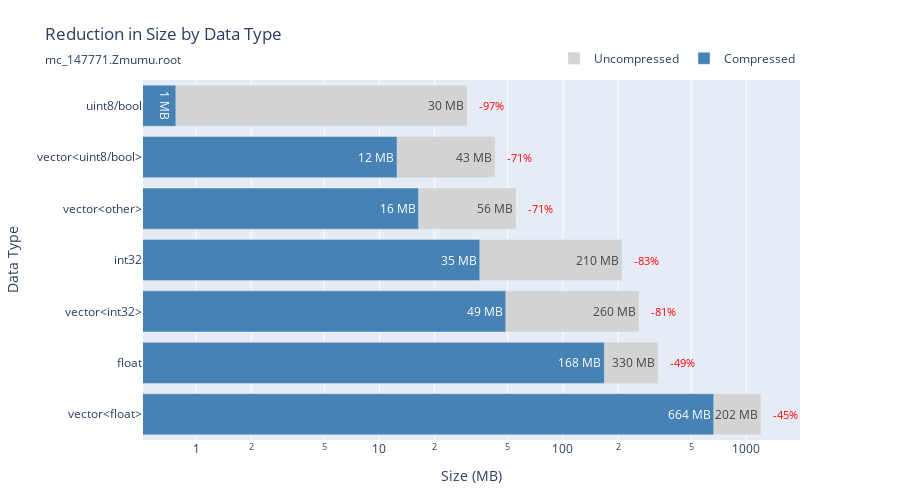

Notebook code for this chart:
### Markdown cell above
# Visualization

### Code cell
fig = plot_reduction_by_dtype(tree_summary, filepath)
fig.show()

### Figure 1 — Plotly figure (JSON) as saved in the notebook; plotly's stock layout.template omitted (floating-point values rounded to 4 significant figures)
{"data": [{"marker": {"color": "lightgray"}, "name": "Uncompressed", "orientation": "h", "text": ["1202 MB", "330 MB", "260 MB", "210 MB", "56 MB", "43 MB", "30 MB"], "textposition": "inside", "type": "bar", "x": [1202.0, 330.1, 260.0, 210.0, 55.51, 42.76, 30.12], "y": ["vector<float>", "float", "vector<int32>", "int32", "vector<other>", "vector<uint8/bool>", "uint8/bool"]}, {"marker": {"color": "steelblue"}, "name": "Compressed", "orientation": "h", "text": ["664 MB", "168 MB", "49 MB", "35 MB", "16 MB", "12 MB", "1 MB"], "textposition": "inside", "type": "bar", "x": [664.2, 168.4, 48.81, 35.24, 16.34, 12.48, 0.7761], "y": ["vector<float>", "float", "vector<int32>", "int32", "vector<other>", "vector<uint8/bool>", "uint8/bool"]}], "layout": {"annotations": [{"font": {"color": "red", "size": 11}, "showarrow": false, "text": "-45%", "x": 3.08, "xanchor": "left", "xshift": 10, "y": "vector<float>"}, {"font": {"color": "red", "size": 11}, "showarrow": false, "text": "-49%", "x": 2.519, "xanchor": "left", "xshift": 10, "y": "float"}, {"font": {"color": "red", "size": 11}, "showarrow": false, "text": "-81%", "x": 2.415, "xanchor": "left", "xshift": 10, "y": "vector<int32>"}, {"font": {"color": "red", "size": 11}, "showarrow": false, "text": "-83%", "x": 2.322, "xanchor": "left", "xshift": 10, "y": "int32"}, {"font": {"color": "red", "size": 11}, "showarrow": false, "text": "-71%", "x": 1.744, "xanchor": "left", "xshift": 10, "y": "vector<other>"}, {"font": {"color": "red", "size": 11}, "showarrow": false, "text": "-71%", "x": 1.631, "xanchor": "left", "xshift": 10, "y": "vector<uint8/bool>"}, {"font": {"color": "red", "size": 11}, "showarrow": false, "text": "-97%", "x": 1.479, "xanchor": "left", "xshift": 10, "y": "uint8/bool"}], "barmode": "overlay", "height": 500, "legend": {"orientation": "h", "x": 1, "xanchor": "right", "y": 1.02, "yanchor": "bottom"}, "margin": {"b": 60, "l": 120, "r": 100, "t": 80}, "title": {"subtitle": {"text": "mc_147771.Zmumu.root"}, "text": "Reduction in Size by Data Type"}, "width": 900, "xaxis": {"title": {"text": "Size (MB)"}, "type": "log"}, "yaxis": {"title": {"text": "Data Type"}}}}
